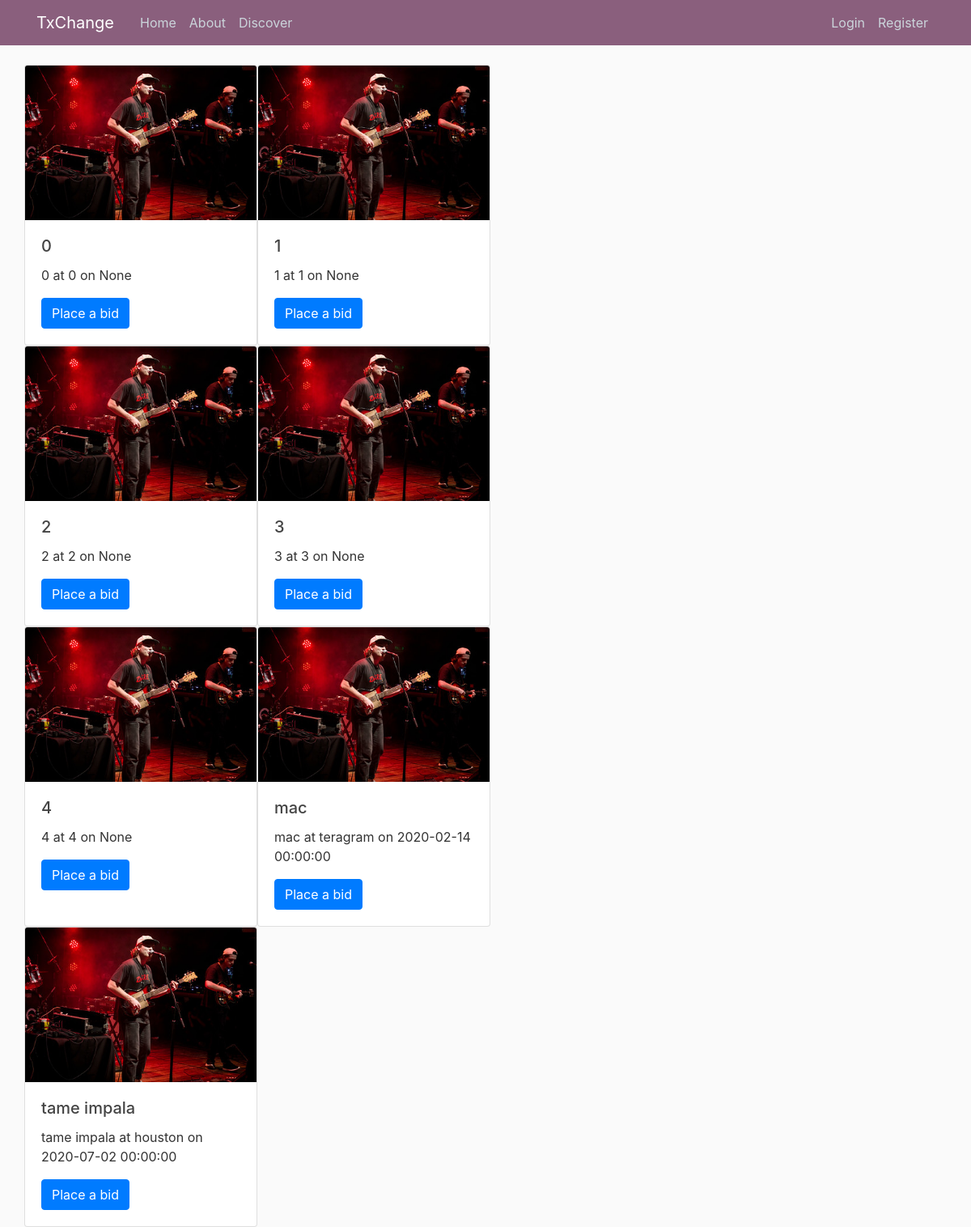
The app's page /discover with its own data.
### TxChange/models.py (models this page shows, shortened)
class Ticket(db.Model):
	__tablename__ = "ticket"
	id = db.Column(db.Integer, primary_key=True)
	artist = db.Column(db.String(80), nullable=False)
	venue = db.Column(db.String(80))
	date_posted = db.Column(db.DateTime, nullable=False, default=datetime.utcnow)
	price = db.Column(db.Integer, nullable=False)
	concert_date_time = db.Column(db.DateTime)
	current_best_bid = db.Column(db.Integer)
	_owner_id = db.Column(db.Integer, db.ForeignKey("user.id"))
	_current_best_bidder_id = db.Column(db.Integer, db.ForeignKey("user.id"))
	owner = db.relationship("User", foreign_keys=[_owner_id], backref="tickets", lazy=True)
	current_best_bidder = db.relationship("User",foreign_keys=[_current_best_bidder_id],backref="my_winning_bids", lazy=True)
	users_interested = db.relationship("User", secondary=interested, back_populates='interested_in')

### TxChange/routes.py (the view)
@app.route("/discover")
def discover():
    tickets = Ticket.query.all()
    return render_template("discover.html", title="Discover", tickets=tickets)

### TxChange/templates/discover.html
{% extends "layout.html" %} {% block content %}
<div class="continer">
	<div class="row">
		{% for ticket in tickets %}
		<div class="card" style="width: 18rem;">
			<img src="static/mac.jpg" class="card-img-top" alt="...">
			<div class="card-body">
				<h5 class="card-title">{{ ticket.artist}}</h5>
				<p class="card-text">{{ ticket.artist}} at {{ ticket.venue}} on {{ ticket.concert_date_time}}</p>
				<a href="{{ url_for('ticket', ticket_id=ticket.id)}}" class="btn btn-primary">Place a bid</a>
			</div>
		</div>
		{% endfor %}
	</div>
</div>
{% endblock%}

### TxChange/templates/layout.html (shortened to what this page needs)
<!doctype html>
<html lang="en">
<head>
    <link rel="stylesheet" href="https://stackpath.bootstrapcdn.com/bootstrap/4.4.1/css/bootstrap.min.css"
>
    <link rel="stylesheet" type="text/css" href="{{ url_for('static', filename='stye.css') }}">
</head>
<body>
    <header class="site-header">
      <nav class="navbar navbar-expand-md navbar-dark bg-steel fixed-top">
        <div class="container">
          <a class="navbar-brand mr-4" href="/">TxChange</a>
          <div class="collapse navbar-collapse" id="navbarToggle">
            <div class="navbar-nav mr-auto">
              <a class="nav-item nav-link" href="{{ url_for('home') }}">Home</a>
              <a class="nav-item nav-link" href="{{ url_for('about') }}">About</a>
							<a class="nav-item nav-link" href="{{ url_for('discover') }}">Discover</a>
            </div>
            <div class="navbar-nav">
              {% if current_user.is_authenticated %}
                <a class="nav-item nav-link" href="{{ url_for('new_ticket') }}">New Ticket</a>
                <a class="nav-item nav-link" href="{{ url_for('profile') }}">Profile</a>
                <a class="nav-item nav-link" href="{{ url_for('logout') }}">Logout</a>
              {% else %}
                <a class="nav-item nav-link" href="{{ url_for('login') }}">Login</a>
                <a class="nav-item nav-link" href="{{ url_for('register') }}">Register</a>
              {% endif %}
            </div>
          </div>
        </div>
      </nav>
    </header>
    <main role=main class='container'>
        <div class='row'>
            <div class="col-md-8">
                {% block content %}{% endblock %}
            </div>
        </div>
    </main>
</body>
</html>

### TxChange/static/stye.css (style rules this page uses)
body { background: #fafafa; color: #333333; margin-top: 5rem; }
h1, h2, h3, h4, h5, h6 { color: #444444; }
.bg-steel { background-color: #8a5f7d; }
.site-header .navbar-nav .nav-link { color: #cbd5db; }

### records on screen
Ticket: artist "0", venue "0", concert_date_time "None"
Ticket: artist "1", venue "1", concert_date_time "None"
Ticket: artist "2", venue "2", concert_date_time "None"
Ticket: artist "3", venue "3", concert_date_time "None"
Ticket: artist "4", venue "4", concert_date_time "None"
Ticket: artist "mac", venue "teragram", concert_date_time "2020-02-14 00:00:00"
Ticket: artist "tame impala", venue "houston", concert_date_time "2020-07-02 00:00:00"
